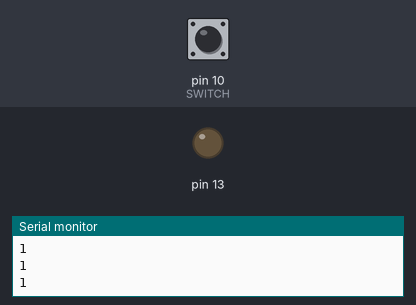
This sketch was run on a simulated Arduino Uno, built with avr-gcc and run on an emulated ATmega328P. On the bench: output pins drawn as LEDs (lit = HIGH), the last lines printed to the serial monitor. Inputs (shaded band) come from the test bench; at power-on: pin 10 (SWITCH) HIGH.

Above: at 2.8 s.
2.9 s: pin 10 (SWITCH) pulled LOW for 1.2 s
At 3.4 s:
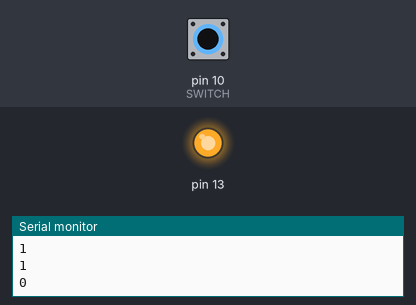
6.5 s: pin 10 (SWITCH) pulled LOW for 3.2 s
At 11.3 s:
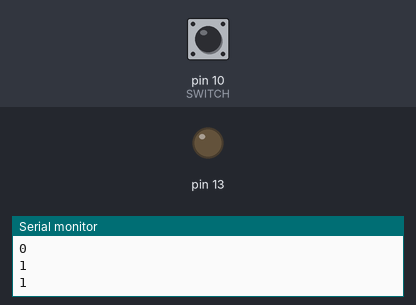
Timing chart, 0 to 12.8 s (numbered marks = the images above; inputs shaded):
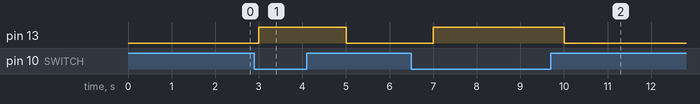

The sketch:

Arduino_Smoking_Good_bye.ino.ino
```cpp
/*
  리미트 스위치 전용
 */
#include <SoftwareSerial.h>
SoftwareSerial BT(A0, A1);
#define SWITCH 10
void setup() {
  BT.begin(9600);
  Serial.begin(9600);
  pinMode(SWITCH, INPUT_PULLUP);
  pinMode(13, OUTPUT);
}

void loop() {
  if(BT.available() > 0){
    char data = BT.read();
  }
  int val = digitalRead(SWITCH);
  Serial.println(val);
  if(val == LOW){
    BT.write('P');
    digitalWrite(13, HIGH);
  }
  else{
    digitalWrite(13, LOW);
  }
  delay(1000);
}
```

Measured:
- after the input at 2.9 s, pin 13: LOW → HIGH after 0.10 s, → LOW 2.0 s later
- after the input at 6.5 s, pin 13: LOW → HIGH after 0.50 s, → LOW 3.0 s later
